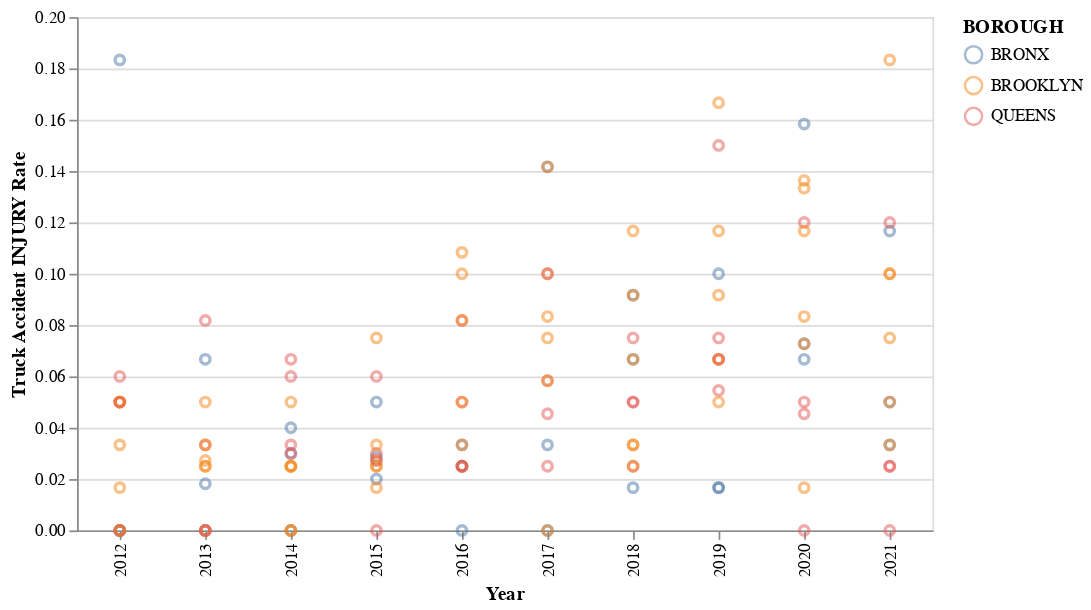

Source (notebook cell):
### Code cell
chart = alt.Chart(zip_pivot_sub_inj).transform_window(
    index='count()'
).transform_fold(
    ['2012', '2013', '2014', '2015', '2016', '2017', '2018', '2019', '2020', '2021']
).mark_point().encode(
    x='key:N',
    y='value:Q',
    color='BOROUGH:N',
    detail='index:N',
    opacity=alt.value(0.5)
).properties(width=500)

chart.encoding.y.title = 'Truck Accident INJURY Rate'
chart.encoding.x.title = 'Year'

chart

### Figure 1 — Vega-Lite specification as saved in the notebook (floating-point values rounded to 4 significant figures)
{"config": {"view": {"continuousWidth": 400, "continuousHeight": 300}}, "data": {"name": "data-43fbc8559f8dc98f5f66220f82980e0a"}, "mark": "point", "encoding": {"color": {"field": "BOROUGH", "type": "nominal"}, "detail": {"field": "index", "type": "nominal"}, "opacity": {"value": 0.5}, "x": {"field": "key", "title": "Year", "type": "nominal"}, "y": {"field": "value", "title": "Truck Accident INJURY Rate", "type": "quantitative"}}, "transform": [{"window": [{"op": "count", "as": "index"}]}, {"fold": ["2012", "2013", "2014", "2015", "2016", "2017", "2018", "2019", "2020", "2021"]}], "width": 500, "$schema": "https://vega.github.io/schema/vega-lite/v4.17.0.json", "datasets": {"data-43fbc8559f8dc98f5f66220f82980e0a": [{"Zip Code": "10451", "BOROUGH": "BRONX", "2012": 0.0, "2013": 0.01818, "2014": 0.04, "2015": 0.02, "2016": 0.03333, "2017": 0.0, "2018": 0.06667, "2019": 0.01667, "2020": 0.06667, "2021": 0.03333}, {"Zip Code": "10454", "BOROUGH": "BRONX", "2012": 0.0, "2013": 0.0, "2014": 0.0, "2015": 0.05, "2016": 0.025, "2017": 0.1417, "2018": 0.09167, "2019": 0.1, "2020": 0.1583, "2021": 0.05}, {"Zip Code": "10455", "BOROUGH": "BRONX", "2012": 0.1833, "2013": 0.06667, "2014": 0.03, "2015": 0.02857, "2016": 0.0, "2017": 0.03333, "2018": 0.01667, "2019": 0.01667, "2020": 0.07273, "2021": 0.1167}, {"Zip Code": "11103", "BOROUGH": "QUEENS", "2012": 0.0, "2013": 0.03333, "2014": 0.03333, "2015": 0.03, "2016": 0.08182, "2017": 0.025, "2018": 0.05, "2019": 0.075, "2020": 0.0, "2021": 0.12}, {"Zip Code": "11106", "BOROUGH": "QUEENS", "2012": 0.0, "2013": 0.0, "2014": 0.06, "2015": 0.06, "2016": 0.05, "2017": 0.05833, "2018": 0.025, "2019": 0.05455, "2020": 0.12, "2021": 0.025}, {"Zip Code": "11201", "BOROUGH": "BROOKLYN", "2012": 0.03333, "2013": 0.03333, "2014": 0.0, "2015": 0.03333, "2016": 0.05, "2017": 0.05833, "2018": 0.09167, "2019": 0.1167, "2020": 0.1167, "2021": 0.1}, {"Zip Code": "11215", "BOROUGH": "BROOKLYN", "2012": 0.01667, "2013": 0.025, "2014": 0.05, "2015": 0.01667, "2016": 0.03333, "2017": 0.08333, "2018": 0.03333, "2019": 0.05, "2020": 0.01667, "2021": 0.05}, {"Zip Code": "11217", "BOROUGH": "BROOKLYN", "2012": 0.05, "2013": 0.025, "2014": 0.025, "2015": 0.025, "2016": 0.1, "2017": 0.1417, "2018": 0.06667, "2019": 0.06667, "2020": 0.08333, "2021": 0.03333}, {"Zip Code": "11222", "BOROUGH": "BROOKLYN", "2012": 0.05, "2013": 0.05, "2014": 0.025, "2015": 0.025, "2016": 0.025, "2017": 0.1, "2018": 0.1167, "2019": 0.06667, "2020": 0.1333, "2021": 0.1833}, {"Zip Code": "11231", "BOROUGH": "BROOKLYN", "2012": 0.05, "2013": 0.0, "2014": 0.025, "2015": 0.075, "2016": 0.08182, "2017": 0.075, "2018": 0.025, "2019": 0.09167, "2020": 0.07273, "2021": 0.075}, {"Zip Code": "11232", "BOROUGH": "BROOKLYN", "2012": 0.0, "2013": 0.02727, "2014": 0.0, "2015": 0.02727, "2016": 0.1083, "2017": 0.0, "2018": 0.03333, "2019": 0.1667, "2020": 0.1364, "2021": 0.1}, {"Zip Code": "11378", "BOROUGH": "QUEENS", "2012": 0.05, "2013": 0.08182, "2014": 0.06667, "2015": 0.02727, "2016": 0.025, "2017": 0.1, "2018": 0.075, "2019": 0.15, "2020": 0.05, "2021": 0.025}, {"Zip Code": "11379", "BOROUGH": "QUEENS", "2012": 0.06, "2013": 0.0, "2014": 0.03, "2015": 0.0, "2016": 0.025, "2017": 0.04545, "2018": 0.05, "2019": 0.06667, "2020": 0.04545, "2021": 0.0}]}}
